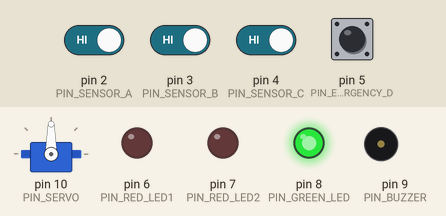
Bench run of a sketch on a simulated Arduino Uno, built with avr-gcc and run on an emulated ATmega328P. Shown: servo, output pins drawn as LEDs (lit = HIGH), buzzer (waves = sounding, pin HIGH). Dashed ring = blinking. Inputs (shaded band) come from the test bench; at power-on: pin 2 (PIN_SENSOR_A), pin 3 (PIN_SENSOR_B), pin 4 (PIN_SENSOR_C), pin 5 (PIN_EMERGENCY_D) HIGH. What the sketch prints to the serial monitor is not drawn.

Above: at 1.2 s.
1.3 s: pin 2 (PIN_SENSOR_A) driven LOW
At 1.54 s:
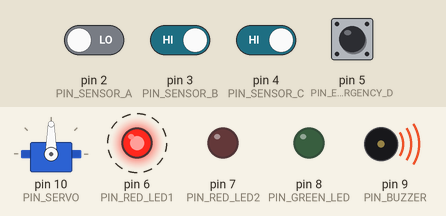
4.3 s: pin 5 (PIN_EMERGENCY_D) pulled LOW for 1 s
7.3 s: pin 2 (PIN_SENSOR_A) driven HIGH
At 7.8 s:
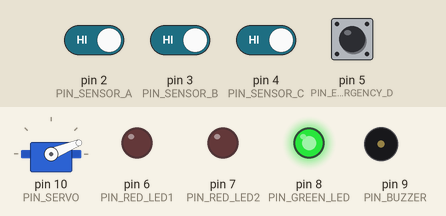
10.3 s: pin 3 (PIN_SENSOR_B) driven LOW
At 12.54 s:
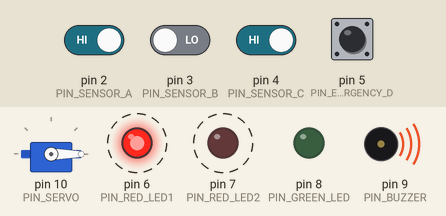
13.3 s: pin 3 (PIN_SENSOR_B) driven HIGH and pin 4 (PIN_SENSOR_C) driven LOW
At 16.19 s:
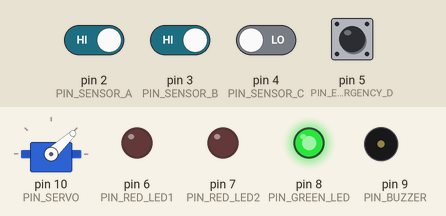
16.3 s: pin 3 (PIN_SENSOR_B) driven LOW
At 17.71 s:
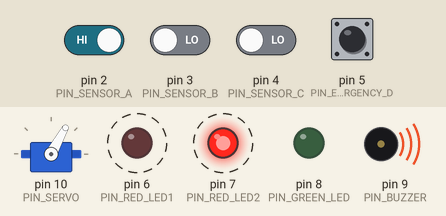
Timing chart, 0 to 20.3 s (numbered marks = the images above; inputs shaded):
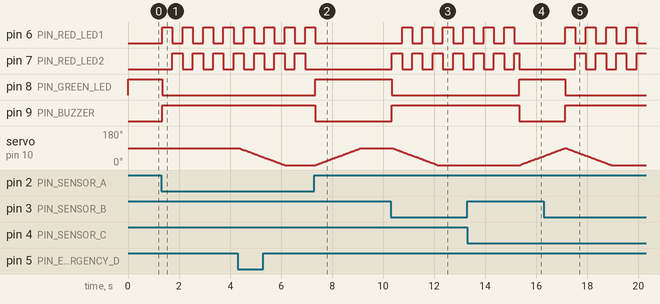

Measured:
- after the input at 1.3 s, pin 6 (PIN_RED_LED1): alternates HIGH for 0.40 s and LOW for 0.40 s, starting at once; pin 7 (PIN_RED_LED2): alternates HIGH for 0.40 s and LOW for 0.40 s, starting after 0.44 s; pin 8 (PIN_GREEN_LED): HIGH → LOW at once; pin 9 (PIN_BUZZER): LOW → HIGH at once
- after the input at 7.3 s, pin 6 (PIN_RED_LED1): goes on until 7.3 s, then stays LOW; pin 7 (PIN_RED_LED2): stops changing and stays LOW; pin 8 (PIN_GREEN_LED): LOW → HIGH at once; pin 9 (PIN_BUZZER): HIGH → LOW at once; servo on pin 10 (PIN_SERVO): moves from 0° to 90° over 1.8 s, starting after 0.05 s
- after the input at 10.3 s, pin 6 (PIN_RED_LED1): alternates HIGH for 0.40 s and LOW for 0.40 s, starting after 0.44 s; pin 7 (PIN_RED_LED2): alternates HIGH for 0.40 s and LOW for 0.40 s, starting at once
- after the input at 13.3 s, pin 8 (PIN_GREEN_LED): LOW → HIGH after 2.0 s; pin 9 (PIN_BUZZER): HIGH → LOW after 2.0 s; servo on pin 10 (PIN_SERVO): moves from 0° to 47° over 0.90 s, starting after 2.1 s
- after the input at 16.3 s, pin 6 (PIN_RED_LED1): alternates HIGH for 0.40 s and LOW for 0.40 s, starting after 0.83 s; pin 7 (PIN_RED_LED2): alternates HIGH for 0.40 s and LOW for 0.40 s, starting after 1.2 s; pin 8 (PIN_GREEN_LED): HIGH → LOW after 0.83 s; pin 9 (PIN_BUZZER): LOW → HIGH after 0.83 s

The sketch:

railway_crossing.ino
```cpp
/* ============================================================================
 * SMART RAILWAY CROSSING WARNING SYSTEM USING DIGITAL LOGIC AND ARDUINO
 * Digital Electronics and Logic Design (DELD) & Embedded Systems Project
 *
 * Microcontroller: Arduino Uno (ATmega328P)
 * Clock Speed: 16 MHz | Operating Voltage: 5V
 *
 * DIGITAL LOGIC FORMULAS:
 *   W = A + B + D           (Warning Request: Approach OR Occupied OR Emergency)
 *   G = A + B + D           (Gate-Close Request: Approach OR Occupied OR Emergency)
 *   O = C · A' · B' · D'    (Safe-to-Open Request: Clear AND NOT Approach AND NOT Occupied AND NOT Emergency)
 *
 * SEQUENTIAL CONTROLLER FSM:
 *   States: IDLE (0), APPROACHING (1), CLOSING (2), CROSSING_OCCUPIED (3),
 *           CLEARING (4), OPENING (5), EMERGENCY (6)
 * ============================================================================ */

#include <Servo.h>

// ----------------------------------------------------------------------------
// PIN ASSIGNMENT TABLE
// ----------------------------------------------------------------------------
const uint8_t PIN_SENSOR_A    = 2;   // Input: Approach Sensor A (Active-HIGH with pull-down or active-LOW with pull-up)
const uint8_t PIN_SENSOR_B    = 3;   // Input: Crossing Occupied Sensor B
const uint8_t PIN_SENSOR_C    = 4;   // Input: Crossing Clear Sensor C
const uint8_t PIN_EMERGENCY_D = 5;   // Input: Emergency / Fault Switch D
const uint8_t PIN_RED_LED1    = 6;   // Output: Warning Flasher Red LED 1 (via 220Ω)
const uint8_t PIN_RED_LED2    = 7;   // Output: Warning Flasher Red LED 2 (via 220Ω)
const uint8_t PIN_GREEN_LED   = 8;   // Output: Safe / Clear Green LED (via 220Ω)
const uint8_t PIN_BUZZER      = 9;   // Output: Active Buzzer Alarm
const uint8_t PIN_SERVO       = 10;  // Output: Barrier Servo Motor (PWM)

// ----------------------------------------------------------------------------
// CONFIGURATION CONSTANTS
// ----------------------------------------------------------------------------
// Set to true if push buttons use internal pull-ups (Pressed = LOW = Active)
// Set to false if push buttons / sensors have external pull-down resistors (Pressed = HIGH = Active)
const bool INPUTS_ACTIVE_LOW = true;

const unsigned long DEBOUNCE_DELAY_MS   = 40;    // Switch debounce time
const unsigned long FLASHER_INTERVAL_MS = 400;   // Alternating LED flash rate
const unsigned long WARNING_HOLD_MS     = 3000;  // Pre-closing warning advance interval
const unsigned long CLEAR_HOLD_MS       = 2000;  // Safe buffer interval after clear sensor
const unsigned long SERVO_STEP_DELAY_MS = 20;    // Servo smooth motion step interval

const int SERVO_OPEN_ANGLE   = 90;  // Vertical barrier: road open
const int SERVO_CLOSED_ANGLE = 0;   // Horizontal barrier: road blocked

// ----------------------------------------------------------------------------
// STATE DEFINITIONS
// ----------------------------------------------------------------------------
enum SystemState {
  STATE_IDLE = 0,
  STATE_APPROACHING = 1,
  STATE_CLOSING = 2,
  STATE_CROSSING_OCCUPIED = 3,
  STATE_CLEARING = 4,
  STATE_OPENING = 5,
  STATE_EMERGENCY = 6
};

// ----------------------------------------------------------------------------
// GLOBAL HARDWARE & TIMING VARIABLES
// ----------------------------------------------------------------------------
Servo barrierServo;

// Debounced raw sensor variables (1 = active, 0 = inactive)
uint8_t rawA = 0, rawB = 0, rawC = 0, rawD = 0;
uint8_t debouncedA = 0, debouncedB = 0, debouncedC = 0, debouncedD = 0;

// DELD Evaluated Boolean outputs
uint8_t boolW = 0; // Warning Request
uint8_t boolG = 0; // Gate-Close Request
uint8_t boolO = 0; // Safe-to-Open Request

// Controller FSM State
SystemState currentState = STATE_IDLE;
SystemState previousState = STATE_IDLE;

// Timing counters (non-blocking millis)
unsigned long lastFlasherTime   = 0;
unsigned long stateTimerStart   = 0;
unsigned long lastServoStepTime = 0;
bool flasherPhase               = false;
int currentServoAngle           = 90;
int targetServoAngle            = 90;

// Sensor debounce trackers
unsigned long lastDebounceTimeA = 0;
unsigned long lastDebounceTimeB = 0;
unsigned long lastDebounceTimeC = 0;
unsigned long lastDebounceTimeD = 0;
uint8_t lastReadingA = 0, lastReadingB = 0, lastReadingC = 0, lastReadingD = 0;

// ----------------------------------------------------------------------------
// FUNCTION DECLARATIONS
// ----------------------------------------------------------------------------
void readAndDebounceInputs();
void evaluateBooleanLogic();
void updateStateMachine();
void driveOutputs();
void logTelemetry();
const char* getStateName(SystemState s);

// ----------------------------------------------------------------------------
// SETUP
// ----------------------------------------------------------------------------
void setup() {
  Serial.begin(115200);
  while (!Serial && millis() < 1000); // Allow USB serial to initialize

  // Initialize Inputs
  if (INPUTS_ACTIVE_LOW) {
    pinMode(PIN_SENSOR_A, INPUT_PULLUP);
    pinMode(PIN_SENSOR_B, INPUT_PULLUP);
    pinMode(PIN_SENSOR_C, INPUT_PULLUP);
    pinMode(PIN_EMERGENCY_D, INPUT_PULLUP);
  } else {
    pinMode(PIN_SENSOR_A, INPUT);
    pinMode(PIN_SENSOR_B, INPUT);
    pinMode(PIN_SENSOR_C, INPUT);
    pinMode(PIN_EMERGENCY_D, INPUT);
  }

  // Initialize Outputs
  pinMode(PIN_RED_LED1, OUTPUT);
  pinMode(PIN_RED_LED2, OUTPUT);
  pinMode(PIN_GREEN_LED, OUTPUT);
  pinMode(PIN_BUZZER, OUTPUT);

  // Attach Servo
  barrierServo.attach(PIN_SERVO);
  currentServoAngle = SERVO_OPEN_ANGLE;
  targetServoAngle = SERVO_OPEN_ANGLE;
  barrierServo.write(currentServoAngle);

  // Initial Safe Outputs
  digitalWrite(PIN_RED_LED1, LOW);
  digitalWrite(PIN_RED_LED2, LOW);
  digitalWrite(PIN_GREEN_LED, HIGH); // Safe indicator
  digitalWrite(PIN_BUZZER, LOW);

  Serial.println(F("======================================================"));
  Serial.println(F(" SMART RAILWAY CROSSING WARNING LOGIC CONTROLLER"));
  Serial.println(F(" Subject: DELD College Mini-Project"));
  Serial.println(F(" Architecture: Boolean Logic Engine + Clocked FSM"));
  Serial.println(F("======================================================"));
}

// ----------------------------------------------------------------------------
// MAIN LOOP
// ----------------------------------------------------------------------------
void loop() {
  // 1. Read and debounce physical pushbuttons / sensors
  readAndDebounceInputs();

  // 2. Evaluate combinational Boolean logic expressions
  evaluateBooleanLogic();

  // 3. Clocked update of the Sequential Finite-State Machine
  updateStateMachine();

  // 4. Drive physical actuator outputs (LEDs, Buzzer, Servo)
  driveOutputs();

  // 5. Periodic status logging over Serial (every 500ms)
  static unsigned long lastLog = 0;
  if (millis() - lastLog >= 500) {
    lastLog = millis();
    logTelemetry();
  }
}

// ----------------------------------------------------------------------------
// 1. SENSOR READING & DEBOUNCING
// ----------------------------------------------------------------------------
void readAndDebounceInputs() {
  uint8_t readA = digitalRead(PIN_SENSOR_A);
  uint8_t readB = digitalRead(PIN_SENSOR_B);
  uint8_t readC = digitalRead(PIN_SENSOR_C);
  uint8_t readD = digitalRead(PIN_EMERGENCY_D);

  if (INPUTS_ACTIVE_LOW) {
    readA = !readA;
    readB = !readB;
    readC = !readC;
    readD = !readD;
  }

  unsigned long currentMillis = millis();

  // Debounce Sensor A
  if (readA != lastReadingA) lastDebounceTimeA = currentMillis;
  if ((currentMillis - lastDebounceTimeA) > DEBOUNCE_DELAY_MS) {
    debouncedA = readA;
  }
  lastReadingA = readA;

  // Debounce Sensor B
  if (readB != lastReadingB) lastDebounceTimeB = currentMillis;
  if ((currentMillis - lastDebounceTimeB) > DEBOUNCE_DELAY_MS) {
    debouncedB = readB;
  }
  lastReadingB = readB;

  // Debounce Sensor C
  if (readC != lastReadingC) lastDebounceTimeC = currentMillis;
  if ((currentMillis - lastDebounceTimeC) > DEBOUNCE_DELAY_MS) {
    debouncedC = readC;
  }
  lastReadingC = readC;

  // Debounce Emergency Sensor D
  if (readD != lastReadingD) lastDebounceTimeD = currentMillis;
  if ((currentMillis - lastDebounceTimeD) > DEBOUNCE_DELAY_MS) {
    debouncedD = readD;
  }
  lastReadingD = readD;
}

// ----------------------------------------------------------------------------
// 2. BOOLEAN LOGIC EVALUATION
// ----------------------------------------------------------------------------
void evaluateBooleanLogic() {
  uint8_t notA = !debouncedA;
  uint8_t notB = !debouncedB;
  uint8_t notD = !debouncedD;

  // DELD Teaching Equations:
  // W = A + B + D
  boolW = (debouncedA || debouncedB || debouncedD) ? 1 : 0;

  // G = A + B + D
  boolG = (debouncedA || debouncedB || debouncedD) ? 1 : 0;

  // O = C · A' · B' · D'
  boolO = (debouncedC && notA && notB && notD) ? 1 : 0;
}

// ----------------------------------------------------------------------------
// 3. SEQUENTIAL FINITE-STATE MACHINE
// ----------------------------------------------------------------------------
void updateStateMachine() {
  unsigned long now = millis();

  // Fail-Safe Emergency Interlock has top priority
  if (debouncedD == 1) {
    if (currentState != STATE_EMERGENCY) {
      previousState = currentState;
      currentState = STATE_EMERGENCY;
      targetServoAngle = SERVO_CLOSED_ANGLE;
      Serial.println(F("[ALERT] EMERGENCY line asserted. System locked in fail-safe."));
    }
    return;
  }

  switch (currentState) {
    case STATE_IDLE:
      targetServoAngle = SERVO_OPEN_ANGLE;
      if (debouncedA == 1) {
        currentState = STATE_APPROACHING;
        stateTimerStart = now;
        Serial.println(F("[FSM] IDLE -> APPROACHING: Train detected at sensor A."));
      } else if (debouncedB == 1) {
        // Direct occupancy without prior approach detection
        currentState = STATE_CLOSING;
        targetServoAngle = SERVO_CLOSED_ANGLE;
        Serial.println(F("[FSM] IDLE -> CLOSING: Unexpected occupancy at sensor B."));
      }
      break;

    case STATE_APPROACHING:
      // Pre-warning flasher sound interval before motor actuation
      if ((now - stateTimerStart >= WARNING_HOLD_MS) || debouncedB == 1) {
        currentState = STATE_CLOSING;
        targetServoAngle = SERVO_CLOSED_ANGLE;
        Serial.println(F("[FSM] APPROACHING -> CLOSING: Warning interval complete. Lowering barrier."));
      }
      break;

    case STATE_CLOSING:
      if (currentServoAngle <= SERVO_CLOSED_ANGLE) {
        if (debouncedB == 1) {
          currentState = STATE_CROSSING_OCCUPIED;
          Serial.println(F("[FSM] CLOSING -> CROSSING_OCCUPIED: Barrier fully closed. Train at crossing."));
        }
      }
      break;

    case STATE_CROSSING_OCCUPIED:
      // Train is traversing crossing
      if (debouncedB == 0 && debouncedC == 1) {
        currentState = STATE_CLEARING;
        stateTimerStart = now;
        Serial.println(F("[FSM] CROSSING_OCCUPIED -> CLEARING: Center clear, exit sensor tripped."));
      }
      break;

    case STATE_CLEARING:
      // Must satisfy Safe-to-Open equation O = C · A' · B' · D' AND buffer timer
      if (boolO == 1) {
        if (now - stateTimerStart >= CLEAR_HOLD_MS) {
          currentState = STATE_OPENING;
          targetServoAngle = SERVO_OPEN_ANGLE;
          Serial.println(F("[FSM] CLEARING -> OPENING: Safe-to-Open verified. Raising barrier."));
        }
      } else {
        // Safe conditions invalidated (e.g. second train approaching)
        if (debouncedA == 1 || debouncedB == 1) {
          currentState = STATE_CLOSING;
          targetServoAngle = SERVO_CLOSED_ANGLE;
          Serial.println(F("[FSM] CLEARING -> CLOSING: Abort opening, track occupied again!"));
        }
      }
      break;

    case STATE_OPENING:
      if (currentServoAngle >= SERVO_OPEN_ANGLE) {
        currentState = STATE_IDLE;
        Serial.println(F("[FSM] OPENING -> IDLE: Barrier fully vertical. Normal operations restored."));
      }
      break;

    case STATE_EMERGENCY:
      // Recovery only allowed when emergency line released (D=0) and manual verification
      if (debouncedD == 0) {
        if (debouncedA == 0 && debouncedB == 0) {
          currentState = STATE_OPENING;
          targetServoAngle = SERVO_OPEN_ANGLE;
          Serial.println(F("[FSM] EMERGENCY -> OPENING: Emergency released, track clear. Safe recovery."));
        }
      }
      break;
  }
}

// ----------------------------------------------------------------------------
// 4. ACTUATOR & OUTPUT DRIVE
// ----------------------------------------------------------------------------
void driveOutputs() {
  unsigned long now = millis();

  // A. Warning Flashers (Alternating Red LEDs) and Buzzer
  bool warningsActive = (currentState == STATE_APPROACHING ||
                         currentState == STATE_CLOSING ||
                         currentState == STATE_CROSSING_OCCUPIED ||
                         currentState == STATE_CLEARING ||
                         currentState == STATE_EMERGENCY);

  if (warningsActive) {
    if (now - lastFlasherTime >= FLASHER_INTERVAL_MS) {
      lastFlasherTime = now;
      flasherPhase = !flasherPhase;
    }

    // Alternating flash: LED1 and LED2 out of phase
    digitalWrite(PIN_RED_LED1, flasherPhase ? HIGH : LOW);
    digitalWrite(PIN_RED_LED2, flasherPhase ? LOW : HIGH);
    digitalWrite(PIN_GREEN_LED, LOW);
    digitalWrite(PIN_BUZZER, HIGH); // Alarm active
  } else {
    // Roadway safe
    digitalWrite(PIN_RED_LED1, LOW);
    digitalWrite(PIN_RED_LED2, LOW);
    digitalWrite(PIN_GREEN_LED, HIGH); // Green safe indicator on
    digitalWrite(PIN_BUZZER, LOW);
  }

  // B. Smooth Barrier Servo Motion
  if (now - lastServoStepTime >= SERVO_STEP_DELAY_MS) {
    lastServoStepTime = now;
    if (currentServoAngle < targetServoAngle) {
      currentServoAngle++;
      barrierServo.write(currentServoAngle);
    } else if (currentServoAngle > targetServoAngle) {
      currentServoAngle--;
      barrierServo.write(currentServoAngle);
    }
  }
}

// ----------------------------------------------------------------------------
// 5. SERIAL TELEMETRY & DIAGNOSTICS
// ----------------------------------------------------------------------------
void logTelemetry() {
  Serial.print(F("{\"time\":"));
  Serial.print(millis());
  Serial.print(F(",\"state\":\""));
  Serial.print(getStateName(currentState));
  Serial.print(F("\",\"sensors\":{\"A\":"));
  Serial.print(debouncedA);
  Serial.print(F(",\"B\":"));
  Serial.print(debouncedB);
  Serial.print(F(",\"C\":"));
  Serial.print(debouncedC);
  Serial.print(F(",\"D\":"));
  Serial.print(debouncedD);
  Serial.print(F("},\"logic\":{\"W\":"));
  Serial.print(boolW);
  Serial.print(F(",\"G\":"));
  Serial.print(boolG);
  Serial.print(F(",\"O\":"));
  Serial.print(boolO);
  Serial.print(F("},\"servoAngle\":"));
  Serial.print(currentServoAngle);
  Serial.println(F("}"));
}

const char* getStateName(SystemState s) {
  switch (s) {
    case STATE_IDLE: return "IDLE";
    case STATE_APPROACHING: return "APPROACHING";
    case STATE_CLOSING: return "CLOSING";
    case STATE_CROSSING_OCCUPIED: return "CROSSING_OCCUPIED";
    case STATE_CLEARING: return "CLEARING";
    case STATE_OPENING: return "OPENING";
    case STATE_EMERGENCY: return "EMERGENCY";
    default: return "UNKNOWN";
  }
}
```
